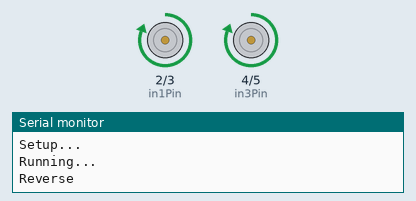
Recording of a sketch running on a simulated Arduino Uno, built with avr-gcc and run on an emulated ATmega328P. On the bench: motor-driver pin pairs drawn as motors (green arrow = first pin HIGH = forward, orange = second pin HIGH = backward, longer = more drive, scaled by the enable pin), the last lines printed to the serial monitor.

Above: at 2.5 s.
At 13.5 s:
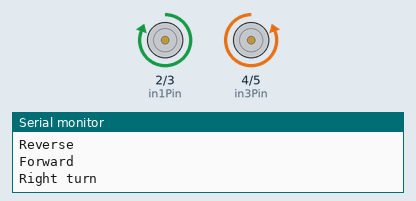
At 19.0 s:
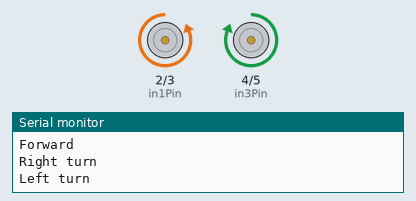
At 24.5 s:
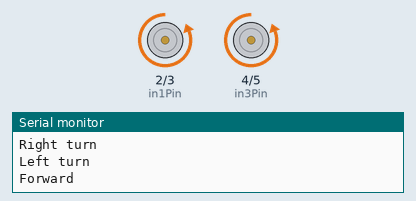
Timing chart, 0 to 35.1 s (numbered marks = the images above):
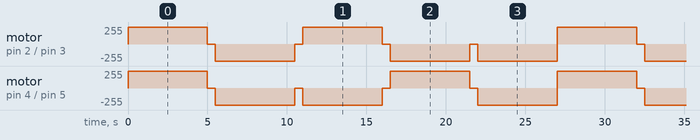

Measured:
- by itself, motor on pin 2 (in1Pin) / pin 3 (in2Pin): repeats every 27.0 s: stopped 0.50 s, backward 255/255 5.0 s, stopped 0.50 s, forward 255/255 5.0 s, 2 × (stopped 0.50 s, backward 255/255 5.0 s), forward 255/255 5.0 s
- by itself, motor on pin 4 (in3Pin) / pin 5 (in4Pin): repeats every 27.0 s: 2 × (stopped 0.50 s, backward 255/255 5.0 s), stopped 0.50 s, forward 255/255 5.0 s, stopped 0.50 s, backward 255/255 5.0 s, forward 255/255 5.0 s

The sketch:

DuinoRoverTechDuinoProto.ino
```cpp
/*
Adafruit Arduino - Lesson 15. Bi-directional Motor
 */


int in1Pin = 2;
int in2Pin = 3;

int in3Pin = 4;
int in4Pin = 5;

int enable1Pin = 6;
int enable2Pin = 9;

void setup()
{
  Serial.begin(9600);
  Serial.println("Setup...");
  pinMode(in1Pin, OUTPUT);
  pinMode(in2Pin, OUTPUT);
  pinMode(in3Pin, OUTPUT);
  pinMode(in4Pin, OUTPUT);
  pinMode(enable1Pin, OUTPUT);
  pinMode(enable2Pin, OUTPUT);
  // pinMode(switchPin, INPUT_PULLUP);
}
void loop()
{
  Serial.println("Running...");
  reverse();
  halt();
  forward();
  halt();
  turnRight();
  halt();
  turnLeft();
  halt();
  forward();

}

void forward(){
  Serial.println("Forward");
  setMotor1(255, true);
  setMotor2(255, true);
  delay(5000);
}


void halt(){
  stopMotor1();
  stopMotor2();
  delay(500);
}

void reverse(){
  Serial.println("Reverse");
  setMotor1(255, false);
  setMotor2(255, false);
  delay(5000);
}

void turnLeft(){
  Serial.println("Left turn");
  setMotor1(255, true);
  setMotor2(255, false);
  delay(5000);
}

void turnRight(){
  Serial.println("Right turn");
  setMotor1(255, false);
  setMotor2(255, true);
  delay(5000);
}

void setMotor1(int speed, boolean reverse)
{
  analogWrite(enable1Pin, speed);
  digitalWrite(in1Pin, ! reverse);
  digitalWrite(in2Pin, reverse);
}

void setMotor2(int speed, boolean reverse)
{
  analogWrite(enable2Pin, speed);
  digitalWrite(in3Pin, ! reverse);
  digitalWrite(in4Pin, reverse);
}

void stopMotor2(){
  analogWrite(enable2Pin, 0);
  digitalWrite(in3Pin, false);
  digitalWrite(in4Pin, false);
}

void stopMotor1(){
  analogWrite(enable1Pin, 0);
  digitalWrite(in1Pin, false);
  digitalWrite(in2Pin, false);
}
```
